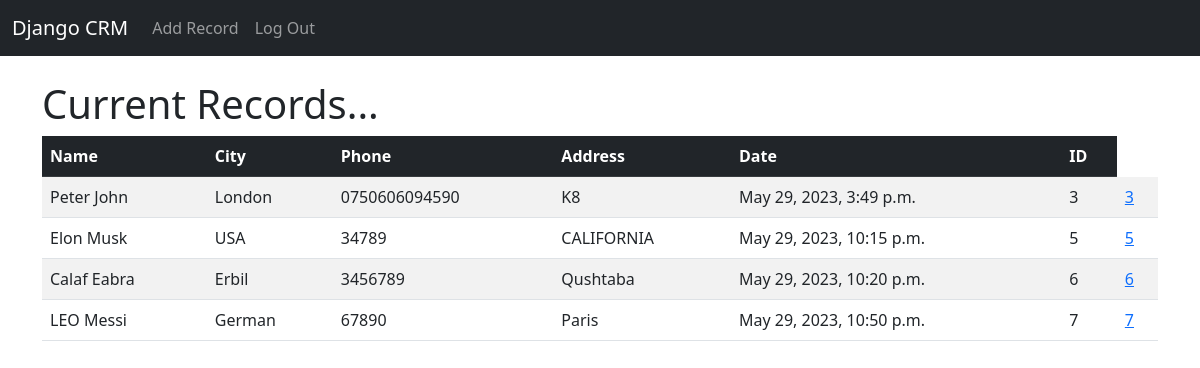
Page /web/home/ (signed in) on the committed database.
### web/models.py (models this page shows, shortened)
class Record(models.Model):
    created_at = models.DateTimeField(auto_now_add=True)
    first_name = models.CharField(max_length=50)
    last_name= models.CharField(max_length=50)
    address = models.CharField(max_length=50)
    city = models.CharField(max_length=50)
    state = models.CharField(max_length=50)
    email = models.CharField(max_length=100)
    phone = models.CharField(max_length=15)
    zipcode = models.CharField(max_length=10)

### web/views.py (the view)
# urls.py: path('home/', views.home, name='home'),
def home(request):
    records = Record.objects.all()
    if request.method == "POST":
        username = request.POST['username'] #from form input.. name = username
        password = request.POST['password']
        user = authenticate(request, username=username, password=password)
        if user is not None:
            login(request, user)
            messages.success(request, "You have been LOGGED IN")
            return redirect('home')
        else:
            messages.success(request, "There was an error logging in, try again")
            redirect('home')
    else:
        return render(request, 'web/home.html',{'records':records})

### web/templates/web/home.html (shortened to what this page needs)
{% extends 'web/base.html' %}
{% block content %}
{% if user.is_authenticated %}
<h1>Current Records...</h1>
<table class=" table table-striped table-hover table-bordere">
  <thead class ="table-dark">
    <tr>
      <th scope="col">Name</th>
      <th scope="col">City</th>
      <th scope="col">Phone</th>
      <th scope="col">Address</th>
      <th scope="col">Date</th>
      <th scope="col">ID</th>
    </tr>
  </thead>
  <tbody>
{% if records %}
  {% for record in records %}
     <tr>
       <td>{{ record.first_name }} {{record.last_name}}</td>
        <td>{{ record.city }}</td>
        <td>{{ record.phone }}</td>
        <td>{{ record.address }}</td>
        <td>{{ record.created_at}}</td>
        <td>{{ record.id }}</td>
        <td><a href = "{% url 'record'  record.id %}">{{ record.id }}</a></td>
      </tr>
  {% endfor %}
{% endif %}
    </tbody>
  </table>
{% endif %}
{% endblock %}

### web/templates/web/base.html (shortened to what this page needs)
<!doctype html>
<html lang="en">
  <head>
    <link href="https://cdn.jsdelivr.net/npm/bootstrap@5.3.0-alpha3/dist/css/bootstrap.min.css" rel="stylesheet">
  </head>
  <body>
    {% include 'web/navbar.html' %}
    <div class = "container">
      <br/>
      {% block content %}
      {% endblock %}
    </div>
  </body>
</html>

### web/templates/web/navbar.html (shortened to what this page needs)
<nav class="navbar navbar-expand-lg navbar-dark bg-dark">
  <div class="container-fluid">
    <a class="navbar-brand" href="#">Django CRM</a>
    <div class="collapse navbar-collapse" id="navbarSupportedContent">
      <ul class="navbar-nav me-auto mb-2 mb-lg-0">
        {% if user.is_authenticated %}
        <li class="nav-item">
          <a class="nav-link" href="{% url 'add_record' %}">Add Record</a>
        </li>
        <li class="nav-item">
          <a class="nav-link" href="{% url 'logout' %}">Log Out</a>
        </li>
        {% endif %}
      </ul>
    </div>
  </div>
</nav>

### rows in the picture
Record: first_name "Peter", last_name "John", city "London", phone "0750606094590", address "K8", created_at "May 29, 2023, 3:49 p.m.", id "3"
Record: first_name "Elon", last_name "Musk", city "USA", phone "34789", address "CALIFORNIA", created_at "May 29, 2023, 10:15 p.m.", id "5"
Record: first_name "Calaf", last_name "Eabra", city "Erbil", phone "3456789", address "Qushtaba", created_at "May 29, 2023, 10:20 p.m.", id "6"
Record: first_name "LEO", last_name "Messi", city "German", phone "67890", address "Paris", created_at "May 29, 2023, 10:50 p.m.", id "7"
